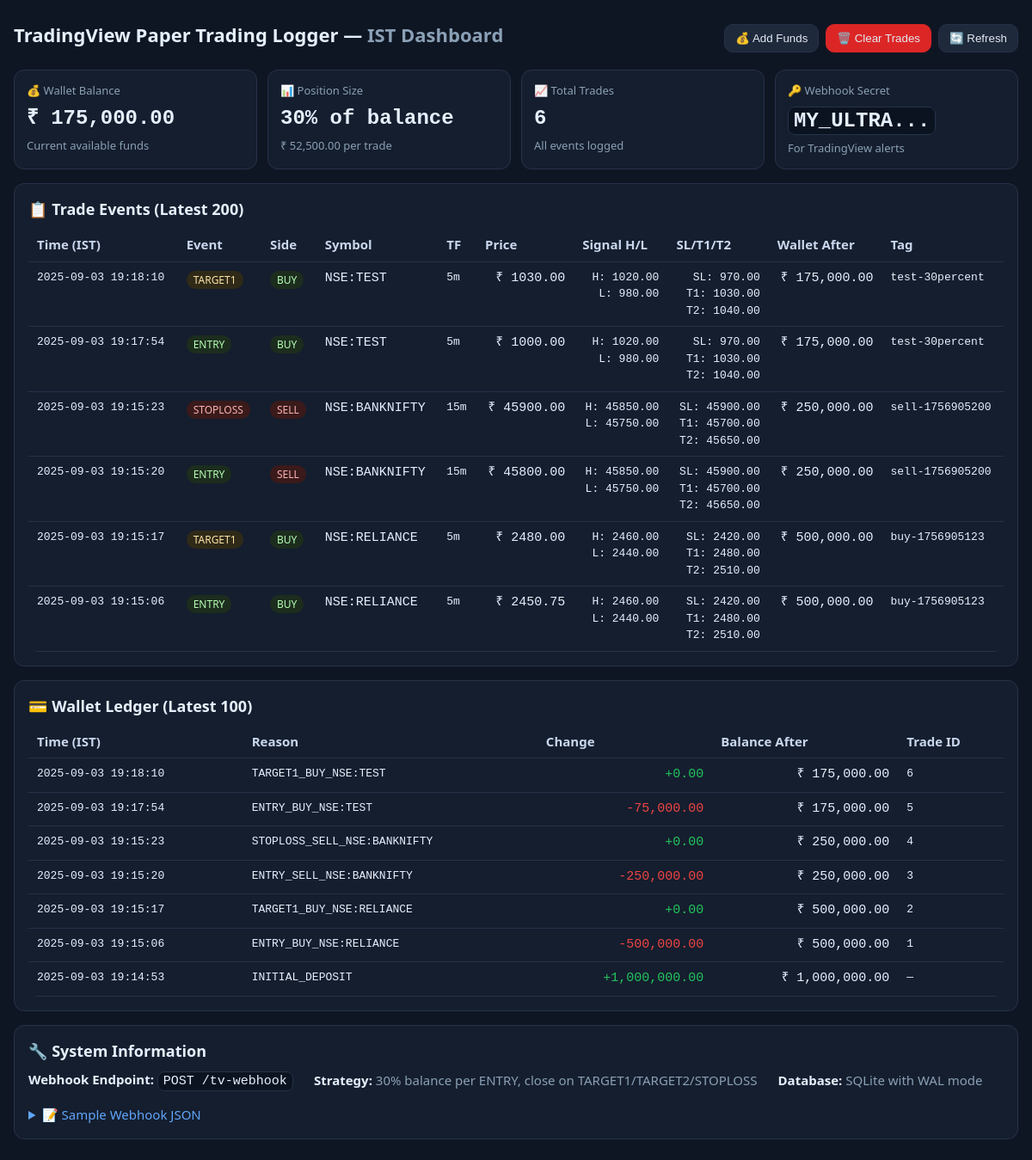
/dashboard, run on the app's committed database.
### tables this page shows
CREATE TABLE wallet (
            id INTEGER PRIMARY KEY AUTOINCREMENT,
            ts_utc INTEGER,
            balance REAL,
            change REAL,
            reason TEXT,
            trade_id INTEGER,
            FOREIGN KEY (trade_id) REFERENCES trades(id)
        );

CREATE TABLE trades (
            id INTEGER PRIMARY KEY AUTOINCREMENT,
            ts_utc INTEGER NOT NULL,
            event TEXT NOT NULL,
            side TEXT NOT NULL,
            symbol TEXT NOT NULL,
            tf TEXT,
            price REAL NOT NULL,
            sigH REAL,
            sigL REAL,
            sl REAL,
            t1 REAL,
            t2 REAL,
            tag TEXT,
            wallet_after REAL,
            raw TEXT,
            UNIQUE(tag, event)
        );

### app.py (the view)
@app.get("/dashboard", response_class=HTMLResponse)
def dashboard(request: Request):
    try:
        wallet_balance = get_wallet_balance()
        trades_raw = query_db("SELECT * FROM trades ORDER BY ts_utc DESC LIMIT 200;")
        trades = []
        for trade in trades_raw:
            trade_dict = dict(trade)
            trade_dict["ts_ist"] = utc_timestamp_to_ist_str(trade_dict["ts_utc"])
            trades.append(trade_dict)
        ledger_raw = query_db("SELECT * FROM wallet ORDER BY ts_utc DESC LIMIT 100;")
        ledger = []
        for entry in ledger_raw:
            ledger_dict = dict(entry)
            ledger_dict["ts_ist"] = utc_timestamp_to_ist_str(ledger_dict["ts_utc"])
            ledger.append(ledger_dict)
        context = {
            "request": request,
            "wallet": {"balance": wallet_balance},
            "trades": trades,
            "ledger": ledger,
            "secret_hint": SECRET_KEY[:8] + "..." if len(SECRET_KEY) > 8 else SECRET_KEY
        }
        return templates.TemplateResponse("dashboard.html", context)
    except Exception as e:
        logger.error(f"[Dashboard] Error: {e}")
        return HTMLResponse(f"<h1>Dashboard Error</h1><p>{str(e)}</p>", status_code=500)

### templates/dashboard.html (shortened to what this page needs)
<!doctype html>
<html lang="en">
<head>
</head>
<body>
<div class="wrap grid">
  <div class="row" style="justify-content:space-between;align-items:center">
    <h1>TradingView Paper Trading Logger — <span class="muted">IST Dashboard</span></h1>
    <div class="row">
      <button class="btn" onclick="addFunds()">💰 Add Funds</button>
      <button class="btn" onclick="clearTrades()" style="background:#dc2626;border-color:#dc2626">🗑️ Clear Trades</button>
      <button class="btn" onclick="location.reload()">🔄 Refresh</button>
    </div>
  </div>
  <div class="kpi">
    <div class="card">
      <div class="muted small">💰 Wallet Balance</div>
      <div class="v mono">₹ {{ "{:,.2f}".format(wallet.balance) }}</div>
      <div class="muted small">Current available funds</div>
    </div>
    <div class="card">
      <div class="muted small">📊 Position Size</div>
      <div class="v mono">30% of balance</div>
      <div class="muted small">₹ {{ "{:,.2f}".format(wallet.balance * 0.3) }} per trade</div>
    </div>
    <div class="card">
      <div class="muted small">📈 Total Trades</div>
      <div class="v mono">{{ trades|length }}</div>
      <div class="muted small">All events logged</div>
    </div>
    <div class="card">
      <div class="muted small">🔑 Webhook Secret</div>
      <div class="v"><code>{{ secret_hint }}</code></div>
      <div class="muted small">For TradingView alerts</div>
    </div>
  </div>
  <div class="card">
    <h2>📋 Trade Events (Latest 200)</h2>
    <div class="scroll">
      <table>
        <thead>
        <tr>
          <th>Time (IST)</th>
          <th>Event</th>
          <th>Side</th>
          <th>Symbol</th>
          <th>TF</th>
          <th class="right">Price</th>
          <th class="right">Signal H/L</th>
          <th class="right">SL/T1/T2</th>
          <th class="right">Wallet After</th>
          <th>Tag</th>
        </tr>
        </thead>
        <tbody>
        {% if trades|length == 0 %}
          <tr><td colspan="10" class="muted center">No trades yet. Send webhook from TradingView to start logging.</td></tr>
        {% else %}
          {% for trade in trades %}
          <tr>
            <td class="mono small">{{ trade.ts_ist or "—" }}</td>
            <td>
              {% if trade.event == 'ENTRY' %}<span class="pill entry">ENTRY</span>
              {% elif trade.event == 'TARGET1' %}<span class="pill target1">TARGET1</span>
              {% elif trade.event == 'TARGET2' %}<span class="pill target2">TARGET2</span>
              {% elif trade.event == 'STOPLOSS' %}<span class="pill stoploss">STOPLOSS</span>
              {% else %}<span class="pill">{{ trade.event }}</span>{% endif %}
            </td>
            <td>
              {% if trade.side == 'BUY' %}<span class="pill buy">BUY</span>
              {% elif trade.side == 'SELL' %}<span class="pill sell">SELL</span>
              {% else %}<span class="pill">{{ trade.side or "—" }}</span>{% endif %}
            </td>
            <td class="mono">{{ trade.symbol or "—" }}</td>
            <td class="mono small">{{ trade.tf or "—" }}</td>
            <td class="right mono">
              {% if trade.price %}₹ {{ "{:.2f}".format(trade.price) }}{% else %}—{% endif %}
            </td>
            <td class="right mono small">
              {% if trade.sigH or trade.sigL %}
                H: {{ "{:.2f}".format(trade.sigH) if trade.sigH else "—" }}<br>
                L: {{ "{:.2f}".format(trade.sigL) if trade.sigL else "—" }}
              {% else %}—{% endif %}
            </td>
            <td class="right mono small">
              {% if trade.sl %}SL: {{ "{:.2f}".format(trade.sl) }}<br>{% endif %}
              {% if trade.t1 %}T1: {{ "{:.2f}".format(trade.t1) }}<br>{% endif %}
              {% if trade.t2 %}T2: {{ "{:.2f}".format(trade.t2) }}{% endif %}
            </td>
            <td class="right mono">
              {% if trade.wallet_after %}₹ {{ "{:,.2f}".format(trade.wallet_after) }}{% else %}—{% endif %}
            </td>
            <td class="mono small">{{ trade.tag or "—" }}</td>
          </tr>
          {% endfor %}
        {% endif %}
        </tbody>
      </table>
    </div>
  </div>
  <div class="card">
    <h2>💳 Wallet Ledger (Latest 100)</h2>
    <div class="scroll">
      <table>
        <thead>
        <tr>
          <th>Time (IST)</th>
          <th>Reason</th>
          <th class="right">Change</th>
          <th class="right">Balance After</th>
          <th>Trade ID</th>
        </tr>
        </thead>
        <tbody>
        {% if ledger|length == 0 %}
          <tr><td colspan="5" class="muted center">No wallet transactions yet.</td></tr>
        {% else %}
          {% for entry in ledger %}
          <tr>
            <td class="mono small">{{ entry.ts_ist or "—" }}</td>
            <td class="mono small">{{ entry.reason or "—" }}</td>
            <td class="right mono {{ 'positive' if (entry.change or 0) >= 0 else 'negative' }}">
              {{ "{:+,.2f}".format(entry.change or 0) }}
            </td>
            <td class="right mono">
              {% if entry.balance %}₹ {{ "{:,.2f}".format(entry.balance) }}{% else %}—{% endif %}
            </td>
            <td class="mono small">{{ entry.trade_id or "—" }}</td>
          </tr>
          {% endfor %}
        {% endif %}
        </tbody>
      </table>
    </div>
  </div>
  <div class="card">
    <h2>🔧 System Information</h2>
    <div class="row" style="gap:24px;flex-wrap:wrap">
      <div>
        <strong>Webhook Endpoint:</strong>
        <code>POST /tv-webhook</code>
      </div>
              <div>
          <strong>Strategy:</strong>
          <span class="muted">30% balance per ENTRY, close on TARGET1/TARGET2/STOPLOSS</span>
        </div>
      <div>
        <strong>Database:</strong>
        <span class="muted">SQLite with WAL mode</span>
      </div>
    </div>
    <div style="margin-top:16px">
      <details>
        <summary style="cursor:pointer;color:var(--blue)">📝 Sample Webhook JSON</summary>
      </details>
    </div>
  </div>
</div>
</body>
</html>

### templates/dashboard.html (style rules this page uses)
:root { --bg:#0f1623; --card:#151e2e; --muted:#8aa0b6; --fg:#e5f0ff; --green:#22c55e; --red:#ef4444; --amber:#f59e0b; --blue:#60a5fa; --pill:#23314b; --border:#25324a; --mono: ui-monospace,SFMono-Regular,Menlo,Monaco,Consolas,"Liberation Mono","Courier New",monospace; }
* { box-sizing:border-box }
body { margin:0;background:var(--bg);color:var(--fg);font:500 15px/1.5 system-ui,Segoe UI,Roboto,Ubuntu,"Helvetica Neue",Arial }
.wrap { max-width:1400px;margin:24px auto;padding:0 16px }
.grid { display:grid;gap:16px }
.card { background:var(--card);border:1px solid var(--border);border-radius:12px;padding:16px }
h1 { margin:0 0 8px;font-size:22px;font-weight:700 }
h2 { margin:0 0 8px;font-size:18px }
.muted { color:var(--muted) }
.mono { font-family:var(--mono) }
.row { display:flex;gap:8px;flex-wrap:wrap;align-items:center }
.btn { padding:8px 12px;border-radius:10px;background:#1e293b;color:#e2e8f0;border:1px solid var(--border);cursor:pointer }
.pill { padding:2px 8px;border-radius:999px;background:var(--pill);font-size:12px }
.pill.entry { background:#1c2d1e;color:#b7ffb4 }
.pill.target1 { background:#2f2a18;color:#ffe4a6 }
.pill.stoploss { background:#3a1a1a;color:#ffb3b3 }
.pill.buy { background:#1c2d1e;color:#b7ffb4 }
.pill.sell { background:#3a1a1a;color:#ffb3b3 }
table { width:100%;border-collapse:collapse }
th,td { padding:8px 10px;border-bottom:1px solid var(--border);vertical-align:top }
th { color:#c9d7ee;text-align:left;white-space:nowrap;position:sticky;top:0;background:var(--card);z-index:1 }
td.right { text-align:right }
.kpi { display:grid;grid-template-columns:repeat(auto-fit,minmax(250px,1fr));gap:12px }
.kpi .card { padding:14px }
.kpi .v { font-size:24px;font-weight:800;margin:4px 0 }
.scroll { max-height:500px;overflow:auto;border-radius:10px }
.small { font-size:13px }
.positive { color:var(--green) }
.negative { color:var(--red) }
code { font-family:var(--mono);background:#0b1320;border:1px solid var(--border);padding:2px 6px;border-radius:8px }

### data on the page
wallet: balance "175,000.00", wallet.balance*0.3 "52,500.00", ts_ist "2025-09-03 19:18:10", reason "TARGET1_BUY_NSE:TEST", change "+0.00", trade "6"
trades: ts_ist "2025-09-03 19:18:10", event "TARGET1", side "BUY", symbol "NSE:TEST", tf "5m", price "1030.00", sigH "1020.00", sigL "980.00", sl "970.00", t1 "1030.00", t2 "1040.00", wallet_after "175,000.00", tag "test-30percent"
trades: ts_ist "2025-09-03 19:17:54", event "ENTRY", side "BUY", symbol "NSE:TEST", tf "5m", price "1000.00", sigH "1020.00", sigL "980.00", sl "970.00", t1 "1030.00", t2 "1040.00", wallet_after "175,000.00", tag "test-30percent"
trades: ts_ist "2025-09-03 19:15:23", event "STOPLOSS", side "SELL", symbol "NSE:BANKNIFTY", tf "15m", price "45900.00", sigH "45850.00", sigL "45750.00", sl "45900.00", t1 "45700.00", t2 "45650.00", wallet_after "250,000.00", tag "sell-1756905200"
trades: ts_ist "2025-09-03 19:15:20", event "ENTRY", side "SELL", symbol "NSE:BANKNIFTY", tf "15m", price "45800.00", sigH "45850.00", sigL "45750.00", sl "45900.00", t1 "45700.00", t2 "45650.00", wallet_after "250,000.00", tag "sell-1756905200"
trades: ts_ist "2025-09-03 19:15:17", event "TARGET1", side "BUY", symbol "NSE:RELIANCE", tf "5m", price "2480.00", sigH "2460.00", sigL "2440.00", sl "2420.00", t1 "2480.00", t2 "2510.00", wallet_after "500,000.00", tag "buy-1756905123"
trades: ts_ist "2025-09-03 19:15:06", event "ENTRY", side "BUY", symbol "NSE:RELIANCE", tf "5m", price "2450.75", sigH "2460.00", sigL "2440.00", sl "2420.00", t1 "2480.00", t2 "2510.00", wallet_after "500,000.00", tag "buy-1756905123"
wallet: ts_ist "2025-09-03 19:17:54", reason "ENTRY_BUY_NSE:TEST", change "-75,000.00", balance "175,000.00", trade "5"
wallet: ts_ist "2025-09-03 19:15:23", reason "STOPLOSS_SELL_NSE:BANKNIFTY", change "+0.00", balance "250,000.00", trade "4"
wallet: ts_ist "2025-09-03 19:15:20", reason "ENTRY_SELL_NSE:BANKNIFTY", change "-250,000.00", balance "250,000.00", trade "3"
wallet: ts_ist "2025-09-03 19:15:17", reason "TARGET1_BUY_NSE:RELIANCE", change "+0.00", balance "500,000.00", trade "2"
wallet: ts_ist "2025-09-03 19:15:06", reason "ENTRY_BUY_NSE:RELIANCE", change "-500,000.00", balance "500,000.00", trade "1"
wallet: ts_ist "2025-09-03 19:14:53", reason "INITIAL_DEPOSIT", change "+1,000,000.00", balance "1,000,000.00", trade_id "—"

### other printed values
{{ trades|length }} "6"
{{ secret_hint }} "MY_ULTRA..."
